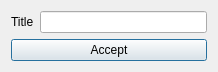
<?xml version="1.0" encoding="UTF-8"?>
<ui version="4.0">
 <class>Gui_AddEdit</class>
 <widget class="QDialog" name="Gui_AddEdit">
  <property name="geometry">
   <rect>
    <x>0</x>
    <y>0</y>
    <width>218</width>
    <height>72</height>
   </rect>
  </property>
  <property name="windowTitle">
   <string>Dialog</string>
  </property>
  <property name="windowIcon">
   <iconset resource="resources.qrc">
    <normaloff>:/icons/events_48</normaloff>:/icons/events_48</iconset>
  </property>
  <layout class="QGridLayout" name="gridLayout">
   <item row="0" column="0">
    <widget class="QLabel" name="titleLabel">
     <property name="text">
      <string>Title</string>
     </property>
    </widget>
   </item>
   <item row="0" column="1">
    <widget class="QLineEdit" name="titleEdit"/>
   </item>
   <item row="1" column="0" colspan="2">
    <widget class="QPushButton" name="acceptButton">
     <property name="text">
      <string>Accept</string>
     </property>
     <property name="icon">
      <iconset resource="resources.qrc">
       <normaloff>:/icons/ok_16</normaloff>:/icons/ok_16</iconset>
     </property>
    </widget>
   </item>
  </layout>
 </widget>
 <resources>
  <include location="resources.qrc"/>
 </resources>
 <connections/>
</ui>
